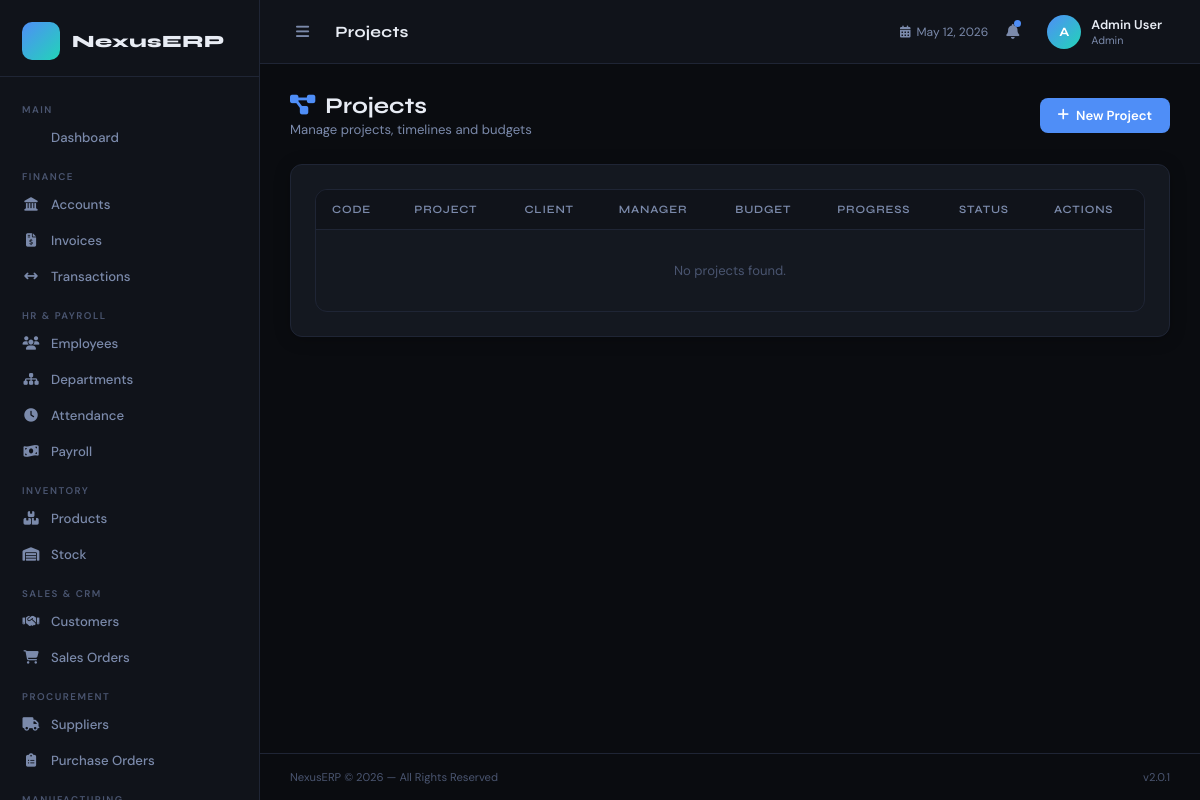
The page /modules/projects/projects.php (signed in) on the database its author committed.
### tables this page shows
CREATE TABLE IF NOT EXISTS users (
    id INT AUTO_INCREMENT PRIMARY KEY,
    name VARCHAR(100) NOT NULL,
    email VARCHAR(150) UNIQUE NOT NULL,
    password VARCHAR(255) NOT NULL,
    role ENUM('admin','manager','staff') DEFAULT 'staff',
    avatar VARCHAR(255),
    status ENUM('active','inactive') DEFAULT 'active',
    created_at TIMESTAMP DEFAULT CURRENT_TIMESTAMP
);

### includes/auth.php (called while the page is built, shortened)
<?php
function currentUser() {
    $db = getDB();
    $id = (int)$_SESSION['user_id'];
    $r = $db->query("SELECT id, name, email, role FROM users WHERE id = $id");
    return $r->fetch_assoc();
}
function sanitize($val) {
    return htmlspecialchars(strip_tags(trim($val)));
}
?>

### modules/projects/projects.php (the view, shortened to what this page needs)
<?php
require_once __DIR__ . '/../../includes/header.php';
$db = getDB();
$projects = $db->query("SELECT p.*, u.name as manager_name FROM projects p LEFT JOIN users u ON p.manager_id=u.id ORDER BY p.created_at DESC")->fetch_all(MYSQLI_ASSOC);
?>
<div class="page-header">
  <div>
    <h1><i class="fa fa-diagram-project" style="margin-right:10px;color:var(--accent)"></i>Projects</h1>
    <p>Manage projects, timelines and budgets</p>
  </div>
  <button class="btn btn-primary" onclick="openModal('projModal')">
    <i class="fa fa-plus"></i> New Project
  </button>
</div>
<div class="card">
  <div class="table-wrap">
    <table>
      <thead>
        <tr><th>Code</th><th>Project</th><th>Client</th><th>Manager</th><th>Budget</th><th>Progress</th><th>Status</th><th>Actions</th></tr>
      </thead>
      <tbody>
      <?php if (empty($projects)): ?>
      <tr><td colspan="8" style="text-align:center;color:var(--text-muted);padding:32px;">No projects found.</td></tr>
      <?php endif; ?>
      </tbody>
    </table>
  </div>
</div>
<?php require_once __DIR__ . '/../../includes/footer.php'; ?>

### includes/header.php (shortened to what this page needs)
<?php
require_once __DIR__ . '/auth.php';
$user = currentUser();
$currentPage = basename($_SERVER['PHP_SELF'], '.php');
?>
<!DOCTYPE html>
<html lang="en">
<head>
<link rel="stylesheet" href="/erp/assets/css/main.css">
<link rel="stylesheet" href="https://cdnjs.cloudflare.com/ajax/libs/font-awesome/6.5.0/css/all.min.css">
</head>
<body>
<div class="erp-shell">
  <aside class="sidebar" id="sidebar">
    <div class="sidebar-brand">
      <div class="brand-icon"><i class="fa fa-hexagon-nodes"></i></div>
      <span class="brand-name">NexusERP</span>
    </div>
    <nav class="sidebar-nav">
      <div class="nav-section-label">Main</div>
      <a href="/erp/index.php" class="nav-item <?= $currentPage==='index'?'active':'' ?>">
        <i class="fa fa-grid-2"></i><span>Dashboard</span>
      </a>
      <div class="nav-section-label">Finance</div>
      <a href="/erp/modules/finance/accounts.php" class="nav-item <?= $currentPage==='accounts'?'active':'' ?>">
        <i class="fa fa-landmark"></i><span>Accounts</span>
      </a>
      <a href="/erp/modules/finance/invoices.php" class="nav-item <?= $currentPage==='invoices'?'active':'' ?>">
        <i class="fa fa-file-invoice-dollar"></i><span>Invoices</span>
      </a>
      <a href="/erp/modules/finance/transactions.php" class="nav-item <?= $currentPage==='transactions'?'active':'' ?>">
        <i class="fa fa-arrows-left-right"></i><span>Transactions</span>
      </a>
      <div class="nav-section-label">HR & Payroll</div>
      <a href="/erp/modules/hr/employees.php" class="nav-item <?= $currentPage==='employees'?'active':'' ?>">
        <i class="fa fa-users"></i><span>Employees</span>
      </a>
      <a href="/erp/modules/hr/departments.php" class="nav-item <?= $currentPage==='departments'?'active':'' ?>">
        <i class="fa fa-sitemap"></i><span>Departments</span>
      </a>
      <a href="/erp/modules/hr/attendance.php" class="nav-item <?= $currentPage==='attendance'?'active':'' ?>">
        <i class="fa fa-clock"></i><span>Attendance</span>
      </a>
      <a href="/erp/modules/hr/payroll.php" class="nav-item <?= $currentPage==='payroll'?'active':'' ?>">
        <i class="fa fa-money-bill-wave"></i><span>Payroll</span>
      </a>
      <div class="nav-section-label">Inventory</div>
      <a href="/erp/modules/inventory/products.php" class="nav-item <?= $currentPage==='products'?'active':'' ?>">
        <i class="fa fa-boxes-stacked"></i><span>Products</span>
      </a>
      <a href="/erp/modules/inventory/stock.php" class="nav-item <?= $currentPage==='stock'?'active':'' ?>">
        <i class="fa fa-warehouse"></i><span>Stock</span>
      </a>
      <div class="nav-section-label">Sales & CRM</div>
      <a href="/erp/modules/sales/customers.php" class="nav-item <?= $currentPage==='customers'?'active':'' ?>">
        <i class="fa fa-handshake"></i><span>Customers</span>
      </a>
      <a href="/erp/modules/sales/orders.php" class="nav-item <?= $currentPage==='orders'?'active':'' ?>">
        <i class="fa fa-cart-shopping"></i><span>Sales Orders</span>
      </a>
      <div class="nav-section-label">Procurement</div>
      <a href="/erp/modules/purchasing/suppliers.php" class="nav-item <?= $currentPage==='suppliers'?'active':'' ?>">
        <i class="fa fa-truck"></i><span>Suppliers</span>
      </a>
      <a href="/erp/modules/purchasing/purchase_orders.php" class="nav-item <?= $currentPage==='purchase_orders'?'active':'' ?>">
        <i class="fa fa-clipboard-list"></i><span>Purchase Orders</span>
      </a>
      <div class="nav-section-label">Manufacturing</div>
    </nav>
  </aside>
  <div class="main-area">
    <header class="topbar">
      <div class="topbar-left">
        <button class="sidebar-toggle" onclick="document.getElementById('sidebar').classList.toggle('collapsed')">
          <i class="fa fa-bars"></i>
        </button>
        <div class="page-title"><?= ucwords(str_replace('_',' ',$currentPage)) ?></div>
      </div>
      <div class="topbar-right">
        <div class="topbar-date"><i class="fa fa-calendar-days"></i><?= date('M d, Y') ?></div>
        <div class="notif-btn"><i class="fa fa-bell"></i><span class="notif-dot"></span></div>
        <div class="user-badge">
          <div class="user-avatar"><?= strtoupper(substr($user['name'],0,1)) ?></div>
          <div class="user-info">
            <span class="user-name"><?= sanitize($user['name']) ?></span>
            <span class="user-role"><?= ucfirst($user['role']) ?></span>
          </div>
        </div>
      </div>
    </header>
    <main class="page-content">

### rows shown on the page
users: name "A", name "Admin User", role "Admin"

### other values the page prints
str_replace('_',' ',$currentPage) "Projects"
